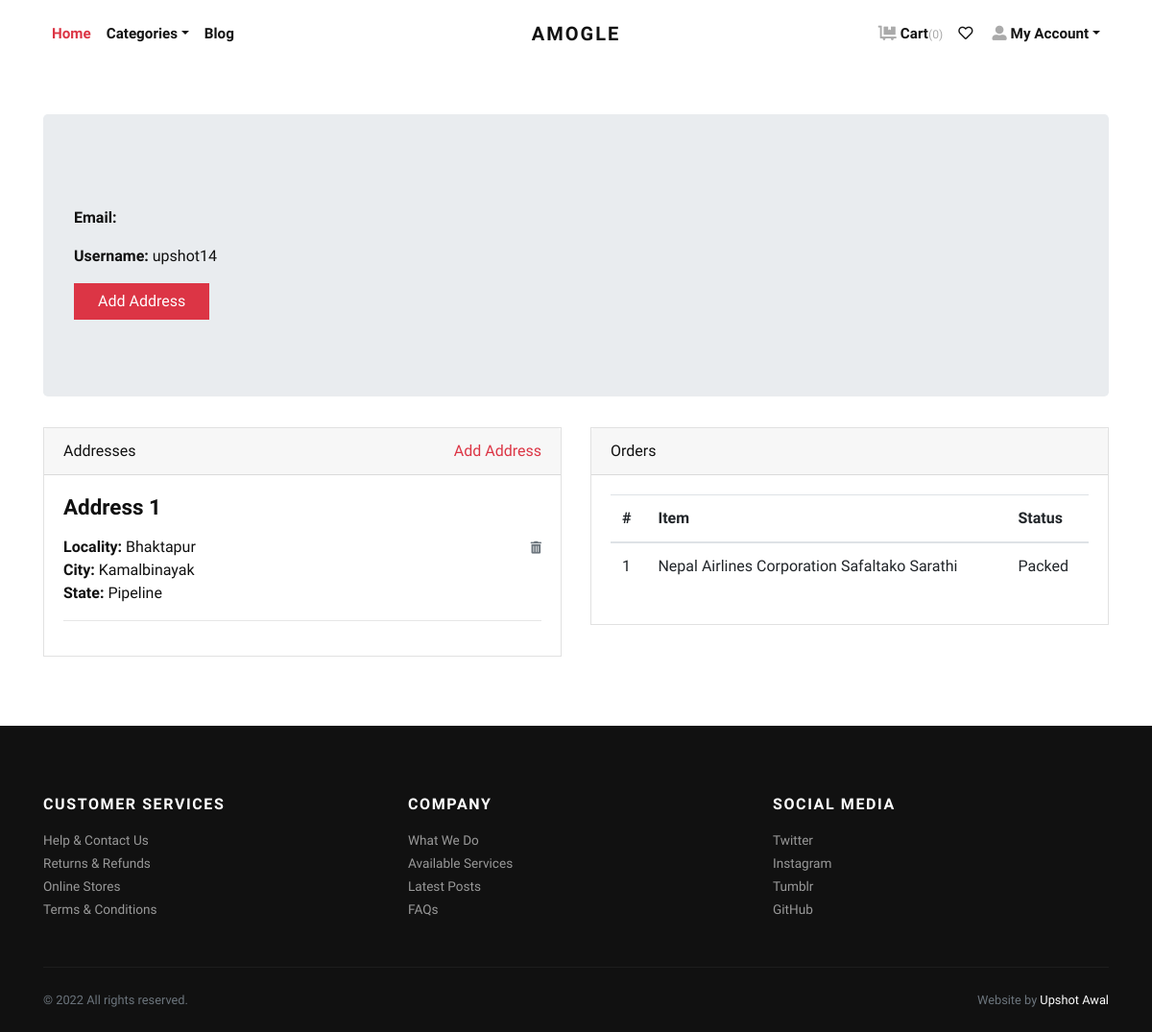
The page /accounts/profile/ (signed in) on the database its author committed.
### store/models.py (models this page shows, shortened)
class Address(models.Model):
    user = models.ForeignKey(User, verbose_name="User",
                             on_delete=models.CASCADE)
    locality = models.CharField(
        max_length=150, verbose_name="Nearest Location")
    city = models.CharField(max_length=150, verbose_name="City")
    state = models.CharField(max_length=150, verbose_name="State")

class Order(models.Model):
    user = models.ForeignKey(User, verbose_name="User",
                             on_delete=models.CASCADE)
    address = models.ForeignKey(
        Address, verbose_name="Shipping Address", on_delete=models.CASCADE)
    product = models.ForeignKey(
        Product, verbose_name="Product", on_delete=models.CASCADE)
    quantity = models.PositiveIntegerField(verbose_name="Quantity")
    ordered_date = models.DateTimeField(
        auto_now_add=True, verbose_name="Ordered Date")
    status = models.CharField(
        choices=STATUS_CHOICES,
        max_length=50,
        default="Pending"
    )

class Product(models.Model):
    title = models.CharField(max_length=150, verbose_name="Product Title")
    slug = AutoSlugField(populate_from='title', unique=True,
                         verbose_name="Product Slug")
    sku = models.CharField(max_length=255, unique=True,
                           verbose_name="Unique Product ID (SKU)")
    short_description = RichTextField()
    detail_description = models.TextField(
        blank=True, null=True, verbose_name="Detail Description")
    product_image = models.ImageField(
        upload_to='product', blank=True, null=True, verbose_name="Product Image")
    price = models.DecimalField(max_digits=8, decimal_places=2)
    category = models.ForeignKey(
        Category, verbose_name="Product Categoy", on_delete=models.CASCADE)
    is_active = models.BooleanField(verbose_name="Is Active?", default=True)
    is_featured = models.BooleanField(
        verbose_name="Is Featured?", default=True)
    created_at = models.DateTimeField(
        auto_now_add=True, verbose_name="Created Date")
    updated_at = models.DateTimeField(
        auto_now=True, verbose_name="Updated Date")
    class Meta:
        verbose_name_plural = 'Products'
        ordering = ('-created_at', )

### store/views.py (the view)
# urls.py: path('accounts/profile/', views.profile, name="profile"),
@ login_required
def profile(request):
    addresses = Address.objects.filter(user=request.user)
    orders = Order.objects.filter(user=request.user)
    return render(request, 'account/profile.html', {'addresses': addresses, 'orders': orders})

### store/context_preprocessors.py (called while the page is built)
def store_menu(request):
    categories = Category.objects.filter(is_active=True)
    context = {
        'categories_menu': categories,
    }
    return context

def cart_menu(request):
    if request.user.is_authenticated:
        cart_items= Cart.objects.filter(user=request.user)
        context = {
            'cart_items': cart_items,
        }
    else:
        context = {}
    return context

### templates/account/profile.html (shortened to what this page needs)
{% extends 'base.html' %}
{% load static %}
    {% block content %}
      <div class="container py-5">
        <div class="jumbotron">
          <p><strong>Email:</strong> {{request.user.email}}</p>
          <p><strong>Username:</strong> {{request.user.username}}</p>
          <p><a class="btn btn-danger btn-large" href="{% url 'store:add-address' %}">Add Address</a></p>
        </div>
        <div class="row">
          <div class="col-lg-6">
            <div class="card mb-4" id="headings">
              <div class="card-header">Addresses <span class="float-right"><a href="{% url 'store:add-address' %}">Add Address</a></span></div>
              <div class="card-body">
                {% if addresses %}
                    {% for address in addresses %}
                        <h4 class="mb-3">Address {{forloop.counter}}</h4>
                        <span class="float-right"><a href="{% url 'store:remove-address' address.id %}"><i class="fas fa-trash-alt small text-muted"></i></a></span>
                        <p>
                            <strong>Locality: </strong>{{address.locality}} <br>
                            <strong>City: </strong>{{address.city}} <br>
                            <strong>State: </strong>{{address.state}} <br>
                        </p>
                        <hr>
                    {% endfor %}
                {% else %}
                <div class="text-danger">
                  Address not Added.
                </div>
                {% endif %}
              </div>
            </div>
          </div>
          <div class="col-lg-6">
            <div class="card mb-4" id="tables">
              <div class="card-header">Orders</div>
              <div class="card-body">
                <table class="table table-hover">
                  <thead>
                    <tr>
                      <th>#</th>
                      <th>Item</th>
                      <th>Status</th>
                    </tr>
                  </thead>
                  <tbody>
                    {% if orders %}
                      {% for order in orders %}
                        <tr>
                          <td>{{forloop.counter}}</td>
                          <td>{{order.product.title}}</td>
                          <td>
                            {{order.status}}
                          </td>
                        </tr>
                      {% endfor %}
                    {% else %}
                    <tr>
                      <td class="text-danger" colspan="3">You've not Ordered anything yet.</td>
                    </tr>
                    {% endif %}
                  </tbody>
                </table>
              </div>
            </div>
          </div>
        </div>
      </div>
{% endblock content %}

### static/css/style.default.css (style rules this page uses)
strong { font-weight: 700; }
.btn { font-weight: 400; border: 1px solid transparent; font-family: inherit; padding: 0.375rem 1.5rem; font-size: 1rem; line-height: 1.5; border-radius: 0; transition: color 0.15s ease-in-out, background-color 0.15s ease-in-out, border-color 0.15s ease-in-out, box-shadow 0.15s ease-in-out; }
.btn-danger { color: #fff; background-color: #dc3545; border-color: #dc3545; }
body { font-family: "Libre Franklin", sans-serif; font-size: 1rem; font-weight: 400; line-height: 1.5; color: #111111; background-color: #fff; }
a { color: #dc3545; text-decoration: none; }
h1, h2, h3, h4, h5, h6, .h1, .h2, .h3, .h4, .h5, .h6 { margin-bottom: 0.5rem; font-family: inherit; font-weight: 900; line-height: 1.2; color: inherit; }
h4, .h4 { font-size: 1.4rem; }
hr { border-top: 1px solid rgba(17, 17, 17, 0.1); }
small, .small { font-size: 80%; font-weight: 400; }
.card { background-color: #fff; border: 1px solid rgba(17, 17, 17, 0.125); border-radius: 0; }
.card-body { padding: 1.25rem; }
.card-header { padding: 0.75rem 1.25rem; background-color: rgba(17, 17, 17, 0.03); border-bottom: 1px solid rgba(17, 17, 17, 0.125); }
.card-header:first-child { border-radius: calc(0 - 1px) calc(0 - 1px) 0 0; }

### rows shown on the page
Address: locality "Bhaktapur", city "Kamalbinayak", state "Pipeline"
Order: product "Nepal Airlines Corporation Safaltako Sarathi", status "Packed"

### other values the page prints
{{ cart_items.count }} "0"
{{ request.user.username }} "upshot14"
